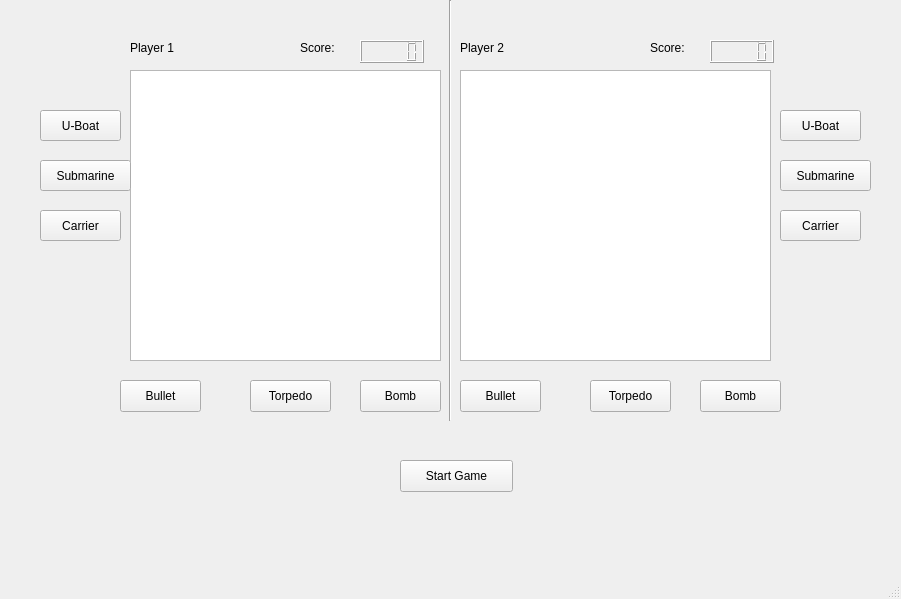
<?xml version="1.0" encoding="UTF-8"?>
<ui version="4.0">
 <class>MainWindow</class>
 <widget class="QMainWindow" name="MainWindow">
  <property name="geometry">
   <rect>
    <x>0</x>
    <y>0</y>
    <width>901</width>
    <height>599</height>
   </rect>
  </property>
  <property name="windowTitle">
   <string>MainWindow</string>
  </property>
  <widget class="QWidget" name="centralwidget">
   <widget class="QGraphicsView" name="graphicsView">
    <property name="geometry">
     <rect>
      <x>130</x>
      <y>70</y>
      <width>311</width>
      <height>291</height>
     </rect>
    </property>
   </widget>
   <widget class="QGraphicsView" name="graphicsView_2">
    <property name="geometry">
     <rect>
      <x>460</x>
      <y>70</y>
      <width>311</width>
      <height>291</height>
     </rect>
    </property>
   </widget>
   <widget class="QPushButton" name="pushButton">
    <property name="geometry">
     <rect>
      <x>40</x>
      <y>110</y>
      <width>81</width>
      <height>31</height>
     </rect>
    </property>
    <property name="text">
     <string>U-Boat</string>
    </property>
   </widget>
   <widget class="QPushButton" name="pushButton_2">
    <property name="geometry">
     <rect>
      <x>40</x>
      <y>160</y>
      <width>91</width>
      <height>31</height>
     </rect>
    </property>
    <property name="text">
     <string>Submarine</string>
    </property>
   </widget>
   <widget class="QPushButton" name="pushButton_3">
    <property name="geometry">
     <rect>
      <x>40</x>
      <y>210</y>
      <width>81</width>
      <height>31</height>
     </rect>
    </property>
    <property name="text">
     <string>Carrier</string>
    </property>
   </widget>
   <widget class="QPushButton" name="pushButton_4">
    <property name="geometry">
     <rect>
      <x>780</x>
      <y>210</y>
      <width>81</width>
      <height>31</height>
     </rect>
    </property>
    <property name="text">
     <string>Carrier</string>
    </property>
   </widget>
   <widget class="QPushButton" name="pushButton_5">
    <property name="geometry">
     <rect>
      <x>780</x>
      <y>160</y>
      <width>91</width>
      <height>31</height>
     </rect>
    </property>
    <property name="text">
     <string>Submarine</string>
    </property>
   </widget>
   <widget class="QPushButton" name="pushButton_6">
    <property name="geometry">
     <rect>
      <x>780</x>
      <y>110</y>
      <width>81</width>
      <height>31</height>
     </rect>
    </property>
    <property name="text">
     <string>U-Boat</string>
    </property>
   </widget>
   <widget class="QPushButton" name="pushButton_7">
    <property name="geometry">
     <rect>
      <x>400</x>
      <y>460</y>
      <width>113</width>
      <height>32</height>
     </rect>
    </property>
    <property name="text">
     <string>Start Game</string>
    </property>
   </widget>
   <widget class="QLabel" name="label">
    <property name="geometry">
     <rect>
      <x>130</x>
      <y>40</y>
      <width>59</width>
      <height>16</height>
     </rect>
    </property>
    <property name="text">
     <string>Player 1</string>
    </property>
   </widget>
   <widget class="QLabel" name="label_2">
    <property name="geometry">
     <rect>
      <x>460</x>
      <y>40</y>
      <width>59</width>
      <height>16</height>
     </rect>
    </property>
    <property name="text">
     <string>Player 2</string>
    </property>
   </widget>
   <widget class="QLCDNumber" name="lcdNumber">
    <property name="geometry">
     <rect>
      <x>360</x>
      <y>40</y>
      <width>64</width>
      <height>23</height>
     </rect>
    </property>
   </widget>
   <widget class="QLCDNumber" name="lcdNumber_2">
    <property name="geometry">
     <rect>
      <x>710</x>
      <y>40</y>
      <width>64</width>
      <height>23</height>
     </rect>
    </property>
   </widget>
   <widget class="QLabel" name="label_3">
    <property name="geometry">
     <rect>
      <x>300</x>
      <y>40</y>
      <width>59</width>
      <height>16</height>
     </rect>
    </property>
    <property name="text">
     <string>Score:</string>
    </property>
   </widget>
   <widget class="QLabel" name="label_4">
    <property name="geometry">
     <rect>
      <x>650</x>
      <y>40</y>
      <width>59</width>
      <height>16</height>
     </rect>
    </property>
    <property name="text">
     <string>Score:</string>
    </property>
   </widget>
   <widget class="QPushButton" name="pushButton_8">
    <property name="geometry">
     <rect>
      <x>120</x>
      <y>380</y>
      <width>81</width>
      <height>32</height>
     </rect>
    </property>
    <property name="text">
     <string>Bullet</string>
    </property>
   </widget>
   <widget class="QPushButton" name="pushButton_9">
    <property name="geometry">
     <rect>
      <x>250</x>
      <y>380</y>
      <width>81</width>
      <height>32</height>
     </rect>
    </property>
    <property name="text">
     <string>Torpedo</string>
    </property>
   </widget>
   <widget class="QPushButton" name="pushButton_10">
    <property name="geometry">
     <rect>
      <x>360</x>
      <y>380</y>
      <width>81</width>
      <height>32</height>
     </rect>
    </property>
    <property name="text">
     <string>Bomb</string>
    </property>
   </widget>
   <widget class="QPushButton" name="pushButton_11">
    <property name="geometry">
     <rect>
      <x>700</x>
      <y>380</y>
      <width>81</width>
      <height>32</height>
     </rect>
    </property>
    <property name="text">
     <string>Bomb</string>
    </property>
   </widget>
   <widget class="QPushButton" name="pushButton_12">
    <property name="geometry">
     <rect>
      <x>460</x>
      <y>380</y>
      <width>81</width>
      <height>32</height>
     </rect>
    </property>
    <property name="text">
     <string>Bullet</string>
    </property>
   </widget>
   <widget class="QPushButton" name="pushButton_13">
    <property name="geometry">
     <rect>
      <x>590</x>
      <y>380</y>
      <width>81</width>
      <height>32</height>
     </rect>
    </property>
    <property name="text">
     <string>Torpedo</string>
    </property>
   </widget>
   <widget class="Line" name="line">
    <property name="geometry">
     <rect>
      <x>430</x>
      <y>0</y>
      <width>41</width>
      <height>421</height>
     </rect>
    </property>
    <property name="orientation">
     <enum>Qt::Vertical</enum>
    </property>
   </widget>
  </widget>
  <widget class="QMenuBar" name="menubar">
   <property name="geometry">
    <rect>
     <x>0</x>
     <y>0</y>
     <width>901</width>
     <height>22</height>
    </rect>
   </property>
  </widget>
  <widget class="QStatusBar" name="statusbar"/>
 </widget>
 <resources/>
 <connections/>
</ui>
